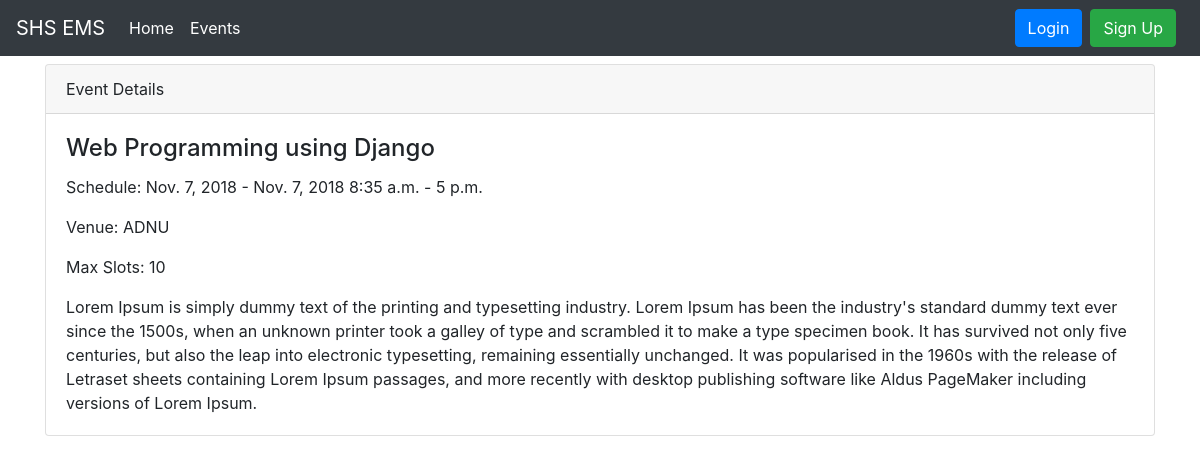
The app's page /events/1/ with its own data.
### events/models.py (models this page shows, shortened)
class Event(models.Model):
    name = models.CharField("Name of Event", max_length = 100, default = "")
    description = models.TextField("Description", max_length = 2000, blank = True)
    max_slots = models.IntegerField("Max Slots", blank = True, null = True)
    date_from = models.DateField("Start Date")
    date_to = models.DateField("End Date")
    time_from = models.TimeField("Start Time")
    time_to = models.TimeField("End Time")
    venue = models.CharField("Venue", max_length = 100)
    date_created = models.DateTimeField("Date Created", auto_now_add = True)
    creator = models.ForeignKey(to="users.Participant", on_delete = models.CASCADE)

### events/views.py (the view)
# urls.py: path("events/<int:pk>/", EventDetailView.as_view(), name="event_detail")
class EventDetailView(DetailView):
    model = Event
    template_name = "event_detail.html"
    context_object_name = "event"

### templates/event_detail.html (shortened to what this page needs)
{% extends 'base.html' %}
{% block content %}
<div class="card mt-2">
        <div class="card-header">
            Event Details
        </div>
        <div class="card-body">
          <h4 class="card-title">{{ event.name }}</h4>
          <p class="card-text">Schedule: {{ event.date_from }} - {{ event.date_to }} {{ event.time_from }} - {{ event.time_to }} </p>
          <p class="card-text">Venue: {{ event.venue }}</p>
          <p class="card-text">Max Slots: {{ event.max_slots }}</p>
          <p class="card-text">{{ event.description }}</p>
        </div>
      </div>
{% endblock %}

### records on screen
Event: name "Web Programming using Django", date_from "Nov. 7, 2018", date_to "Nov. 7, 2018", time_from "8:35 a.m.", time_to "5 p.m.", venue "ADNU", max_slots "10", description "Lorem Ipsum is simply dummy text of the printing and typesetting industry. Lorem Ipsum has been the industry's standard dummy text ever since the 1500s, when an unknown printer took a galley of type and scrambled it to make a type specimen book. It has survived not only five centuries, but also the leap into electronic typesetting, remaining essentially unchanged. It was popularised in the 1960s with the release of Letraset sheets containing Lorem Ipsum passages, and more recently with desktop publishing software like Aldus PageMaker including versions of Lorem Ipsum."
